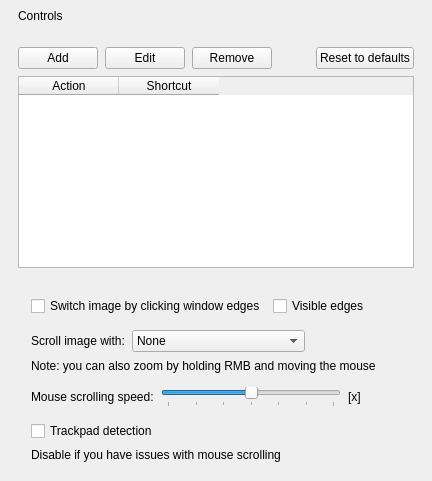
         <widget class="QWidget" name="Controls">
          <layout class="QVBoxLayout" name="verticalLayout_28">
           <property name="spacing">
            <number>9</number>
           </property>
           <property name="leftMargin">
            <number>18</number>
           </property>
           <property name="topMargin">
            <number>9</number>
           </property>
           <property name="rightMargin">
            <number>18</number>
           </property>
           <property name="bottomMargin">
            <number>9</number>
           </property>
           <item>
            <widget class="QLabel" name="label_29">
             <property name="accessibleName">
              <string notr="true">SHeaderText</string>
             </property>
             <property name="text">
              <string>Controls</string>
             </property>
            </widget>
           </item>
           <item>
            <widget class="QWidget" name="widget_5" native="true">
             <property name="accessibleName">
              <string notr="true">SHeaderLine</string>
             </property>
            </widget>
           </item>
           <item>
            <spacer name="verticalSpacer_10">
             <property name="orientation">
              <enum>Qt::Vertical</enum>
             </property>
             <property name="sizeType">
              <enum>QSizePolicy::Fixed</enum>
             </property>
             <property name="sizeHint" stdset="0">
              <size>
               <width>20</width>
               <height>6</height>
              </size>
             </property>
            </spacer>
           </item>
           <item>
            <layout class="QVBoxLayout" name="verticalLayout_33">
             <property name="spacing">
              <number>7</number>
             </property>
             <property name="leftMargin">
              <number>0</number>
             </property>
             <property name="topMargin">
              <number>0</number>
             </property>
             <property name="rightMargin">
              <number>0</number>
             </property>
             <property name="bottomMargin">
              <number>0</number>
             </property>
             <item>
              <layout class="QHBoxLayout" name="horizontalLayout_2">
               <item>
                <widget class="QPushButton" name="pushButton_2">
                 <property name="sizePolicy">
                  <sizepolicy hsizetype="Minimum" vsizetype="Minimum">
                   <horstretch>0</horstretch>
                   <verstretch>0</verstretch>
                  </sizepolicy>
                 </property>
                 <property name="minimumSize">
                  <size>
                   <width>0</width>
                   <height>0</height>
                  </size>
                 </property>
                 <property name="text">
                  <string>Add</string>
                 </property>
                </widget>
               </item>
               <item>
                <widget class="QPushButton" name="pushButton_8">
                 <property name="text">
                  <string>Edit</string>
                 </property>
                </widget>
               </item>
               <item>
                <widget class="QPushButton" name="pushButton_4">
                 <property name="sizePolicy">
                  <sizepolicy hsizetype="Minimum" vsizetype="Minimum">
                   <horstretch>0</horstretch>
                   <verstretch>0</verstretch>
                  </sizepolicy>
                 </property>
                 <property name="text">
                  <string>Remove</string>
                 </property>
                </widget>
               </item>
               <item>
                <spacer name="horizontalSpacer_2">
                 <property name="orientation">
                  <enum>Qt::Horizontal</enum>
                 </property>
                 <property name="sizeType">
                  <enum>QSizePolicy::MinimumExpanding</enum>
                 </property>
                 <property name="sizeHint" stdset="0">
                  <size>
                   <width>20</width>
                   <height>20</height>
                  </size>
                 </property>
                </spacer>
               </item>
               <item>
                <widget class="QPushButton" name="pushButton_3">
                 <property name="sizePolicy">
                  <sizepolicy hsizetype="Preferred" vsizetype="Preferred">
                   <horstretch>0</horstretch>
                   <verstretch>0</verstretch>
                  </sizepolicy>
                 </property>
                 <property name="text">
                  <string>Reset to defaults</string>
                 </property>
                </widget>
               </item>
              </layout>
             </item>
             <item>
              <widget class="QTableWidget" name="shortcutsTableWidget">
               <property name="sizePolicy">
                <sizepolicy hsizetype="Expanding" vsizetype="Expanding">
                 <horstretch>0</horstretch>
                 <verstretch>1</verstretch>
                </sizepolicy>
               </property>
               <property name="editTriggers">
                <set>QAbstractItemView::NoEditTriggers</set>
               </property>
               <property name="alternatingRowColors">
                <bool>true</bool>
               </property>
               <property name="selectionMode">
                <enum>QAbstractItemView::SingleSelection</enum>
               </property>
               <property name="selectionBehavior">
                <enum>QAbstractItemView::SelectRows</enum>
               </property>
               <property name="sortingEnabled">
                <bool>false</bool>
               </property>
               <attribute name="verticalHeaderVisible">
                <bool>false</bool>
               </attribute>
               <column>
                <property name="text">
                 <string>Action</string>
                </property>
               </column>
               <column>
                <property name="text">
                 <string>Shortcut</string>
                </property>
               </column>
              </widget>
             </item>
            </layout>
           </item>
           <item>
            <spacer name="verticalSpacer_18">
             <property name="orientation">
              <enum>Qt::Vertical</enum>
             </property>
             <property name="sizeType">
              <enum>QSizePolicy::Fixed</enum>
             </property>
             <property name="sizeHint" stdset="0">
              <size>
               <width>20</width>
               <height>9</height>
              </size>
             </property>
            </spacer>
           </item>
           <item>
            <widget class="QWidget" name="widget_12" native="true">
             <property name="accessibleName">
              <string notr="true">SGroup</string>
             </property>
             <layout class="QVBoxLayout" name="verticalLayout_21">
              <property name="spacing">
               <number>7</number>
              </property>
              <property name="leftMargin">
               <number>13</number>
              </property>
              <property name="topMargin">
               <number>10</number>
              </property>
              <property name="rightMargin">
               <number>13</number>
              </property>
              <property name="bottomMargin">
               <number>10</number>
              </property>
              <item>
               <layout class="QHBoxLayout" name="horizontalLayout_8">
                <property name="leftMargin">
                 <number>0</number>
                </property>
                <property name="topMargin">
                 <number>0</number>
                </property>
                <item>
                 <widget class="QCheckBox" name="clickableEdgesCheckBox">
                  <property name="text">
                   <string>Switch image by clicking window edges</string>
                  </property>
                 </widget>
                </item>
                <item>
                 <widget class="QCheckBox" name="clickableEdgesVisibleCheckBox">
                  <property name="text">
                   <string>Visible edges</string>
                  </property>
                 </widget>
                </item>
               </layout>
              </item>
              <item>
               <widget class="QWidget" name="widget_30" native="true">
                <property name="accessibleName">
                 <string notr="true">SLine</string>
                </property>
               </widget>
              </item>
              <item>
               <layout class="QHBoxLayout" name="horizontalLayout_12">
                <property name="leftMargin">
                 <number>0</number>
                </property>
                <property name="topMargin">
                 <number>0</number>
                </property>
                <property name="rightMargin">
                 <number>0</number>
                </property>
                <property name="bottomMargin">
                 <number>0</number>
                </property>
                <item>
                 <widget class="QLabel" name="label_28">
                  <property name="text">
                   <string>Scroll image with:</string>
                  </property>
                 </widget>
                </item>
                <item>
                 <widget class="QComboBox" name="imageScrollingComboBox">
                  <item>
                   <property name="text">
                    <string>None</string>
                   </property>
                  </item>
                  <item>
                   <property name="text">
                    <string>Touchpad</string>
                   </property>
                  </item>
                  <item>
                   <property name="text">
                    <string>Touchpad &amp; Mouse Wheel</string>
                   </property>
                  </item>
                 </widget>
                </item>
                <item>
                 <spacer name="horizontalSpacer_31">
                  <property name="orientation">
                   <enum>Qt::Horizontal</enum>
                  </property>
                  <property name="sizeHint" stdset="0">
                   <size>
                    <width>40</width>
                    <height>20</height>
                   </size>
                  </property>
                 </spacer>
                </item>
               </layout>
              </item>
              <item>
               <widget class="QLabel" name="label_52">
                <property name="accessibleName">
                 <string notr="true">SNoteText</string>
                </property>
                <property name="text">
                 <string>Note: you can also zoom by holding RMB and moving the mouse</string>
                </property>
               </widget>
              </item>
              <item>
               <widget class="QWidget" name="widget_29" native="true">
                <property name="accessibleName">
                 <string notr="true">SLine</string>
                </property>
               </widget>
              </item>
              <item>
               <layout class="QHBoxLayout" name="horizontalLayout_9">
                <property name="leftMargin">
                 <number>0</number>
                </property>
                <property name="topMargin">
                 <number>0</number>
                </property>
                <property name="rightMargin">
                 <number>0</number>
                </property>
                <property name="bottomMargin">
                 <number>0</number>
                </property>
                <item>
                 <widget class="QLabel" name="label_54">
                  <property name="text">
                   <string>Mouse scrolling speed:</string>
                  </property>
                 </widget>
                </item>
                <item>
                 <widget class="QSlider" name="mouseScrollingSpeedSlider">
                  <property name="minimumSize">
                   <size>
                    <width>180</width>
                    <height>0</height>
                   </size>
                  </property>
                  <property name="minimum">
                   <number>0</number>
                  </property>
                  <property name="maximum">
                   <number>6</number>
                  </property>
                  <property name="singleStep">
                   <number>1</number>
                  </property>
                  <property name="pageStep">
                   <number>1</number>
                  </property>
                  <property name="value">
                   <number>3</number>
                  </property>
                  <property name="sliderPosition">
                   <number>3</number>
                  </property>
                  <property name="orientation">
                   <enum>Qt::Horizontal</enum>
                  </property>
                  <property name="tickPosition">
                   <enum>QSlider::TicksBelow</enum>
                  </property>
                  <property name="tickInterval">
                   <number>1</number>
                  </property>
                 </widget>
                </item>
                <item>
                 <widget class="QLabel" name="mouseScrollingSpeedLabel">
                  <property name="text">
                   <string>[x]</string>
                  </property>
                 </widget>
                </item>
                <item>
                 <spacer name="horizontalSpacer_34">
                  <property name="orientation">
                   <enum>Qt::Horizontal</enum>
                  </property>
                  <property name="sizeHint" stdset="0">
                   <size>
                    <width>40</width>
                    <height>20</height>
                   </size>
                  </property>
                 </spacer>
                </item>
               </layout>
              </item>
              <item>
               <widget class="QWidget" name="widget_31" native="true">
                <property name="accessibleName">
                 <string notr="true">SLine</string>
                </property>
               </widget>
              </item>
              <item>
               <widget class="QCheckBox" name="trackpadDetectionCheckBox">
                <property name="text">
                 <string>Trackpad detection</string>
                </property>
               </widget>
              </item>
              <item>
               <widget class="QLabel" name="label_7">
                <property name="accessibleName">
                 <string notr="true">SNoteText</string>
                </property>
                <property name="text">
                 <string>Disable if you have issues with mouse scrolling</string>
                </property>
               </widget>
              </item>
             </layout>
            </widget>
           </item>
          </layout>
         </widget>
